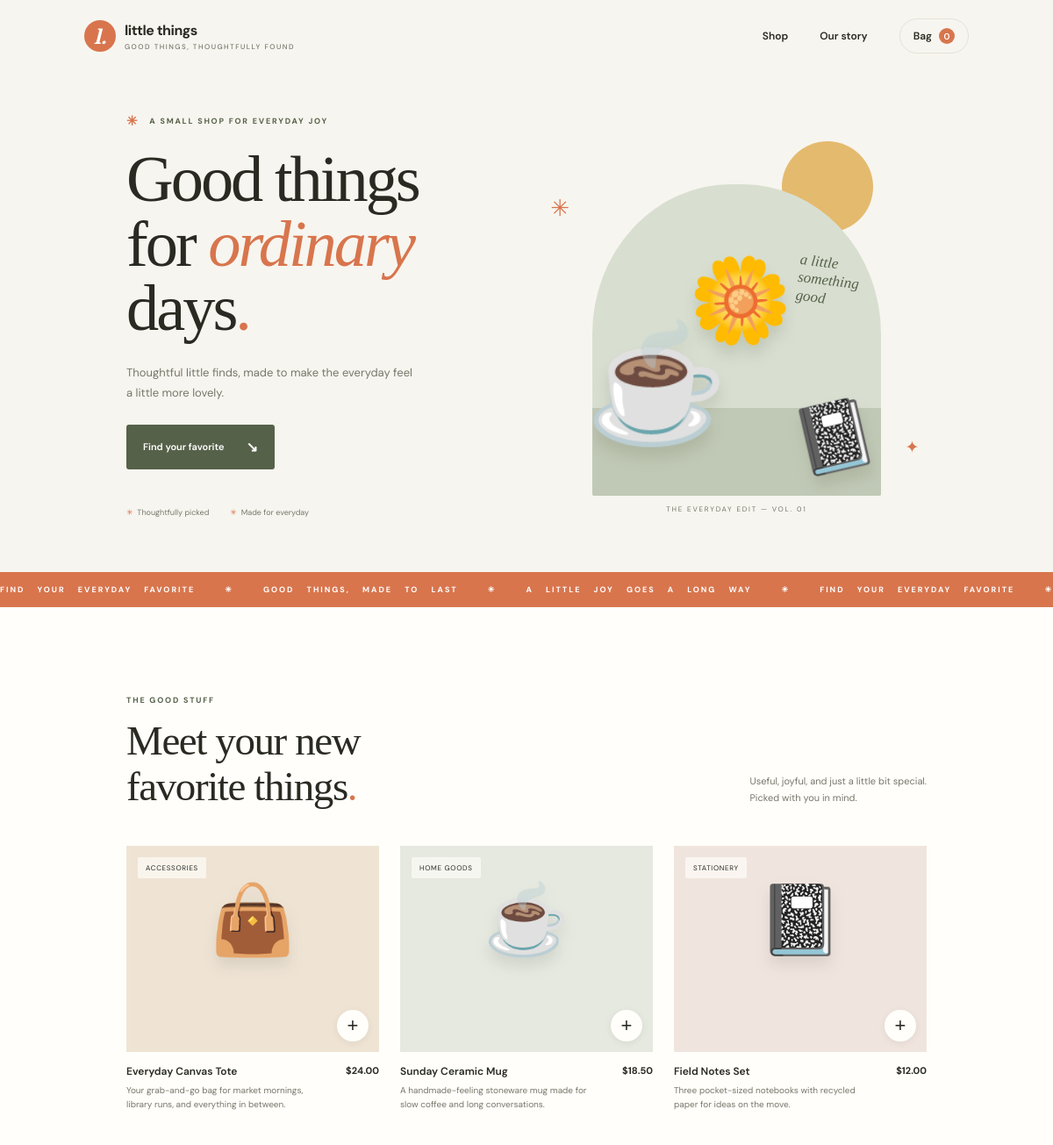
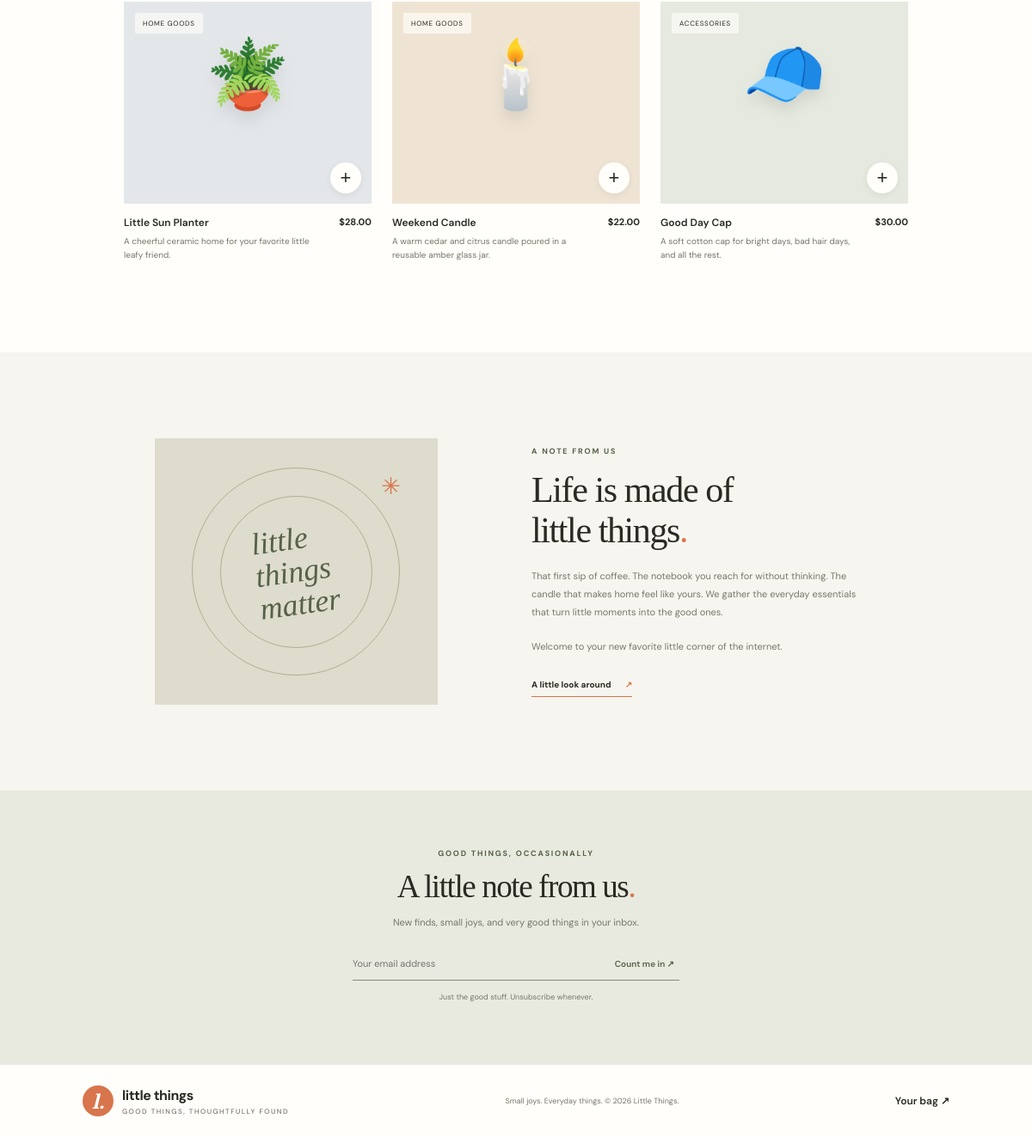
The page / on the database its author committed (2 pictures, top to bottom).
### tables this page shows
CREATE TABLE IF NOT EXISTS products (
  id INT UNSIGNED NOT NULL AUTO_INCREMENT,
  name VARCHAR(160) NOT NULL,
  category VARCHAR(80) NOT NULL,
  description TEXT NOT NULL,
  price DECIMAL(10,2) NOT NULL,
  emoji VARCHAR(20) NOT NULL,
  stock INT UNSIGNED NOT NULL DEFAULT 10,
  PRIMARY KEY (id)
);

### index.php (the view, shortened to what this page needs)
<?php
$page = $_GET['page'] ?? 'shop';
$products = $db->query('SELECT * FROM products ORDER BY id')->fetchAll();
$cart = []; $cartTotal = 0.0;
function money(float $amount): string { return '$' . number_format($amount, 2); }
function e(string $value): string { return htmlspecialchars($value, ENT_QUOTES, 'UTF-8'); }
?>
<!doctype html>
<html lang="en"><head><link rel="stylesheet" href="style.css"></head>
<body><header class="topbar"><a class="brand" href="index.php"><span class="brand-mark">l.</span><span>little things<small>GOOD THINGS, THOUGHTFULLY FOUND</small></span></a><nav><a href="index.php#shop">Shop</a><a href="index.php#story">Our story</a><a class="bag-link" href="?page=cart">Bag <span><?= array_sum($_SESSION['cart']) ?></span></a></nav></header>
<main>
<?php if ($page === 'cart'): ?>
<section class="page-heading"><p class="eyebrow">YOUR LITTLE FINDS</p><h1>Your bag<span class="period">.</span></h1><p>Good picks. Excellent taste.</p></section>
<section class="cart-layout"><div class="cart-items"><?php if (!$cart): ?><div class="empty"><div>🛍️</div><h2>Your bag is taking a little break.</h2><p>Find something lovely to bring home.</p><a class="button" href="index.php#shop">Explore the shop</a></div><?php else: foreach ($cart as $p): ?><article class="cart-row"><div class="product-art small-art"><?= e($p['emoji']) ?></div><div class="cart-name"><h3><?= e($p['name']) ?></h3><span><?= e($p['category']) ?> · Qty <?= $p['quantity'] ?></span></div><strong><?= money((float)$p['line_total']) ?></strong><form method="post"><input type="hidden" name="action" value="remove"><input type="hidden" name="product_id" value="<?= $p['id'] ?>"><button class="remove" aria-label="Remove <?= e($p['name']) ?>">×</button></form></article><?php endforeach; endif; ?></div>
<?php if ($cart): ?><aside class="checkout"><h2>Order summary</h2><div class="summary-line"><span>Subtotal</span><span><?= money($cartTotal) ?></span></div><div class="summary-line"><span>Shipping</span><span class="free">On us</span></div><div class="summary-total"><span>Total</span><strong><?= money($cartTotal) ?></strong></div><form method="post" class="checkout-form"><input type="hidden" name="action" value="checkout"><label>Your name<input name="customer" required placeholder="Alex Morgan"></label><label>Email address<input name="email" type="email" required placeholder="alex@example.com"></label><button class="button full" type="submit">Place demo order <span>↗</span></button></form><p class="demo-note">Demo checkout · no payment collected</p></aside><?php endif; ?></section>
<?php else: ?>
<section class="hero"><div class="hero-copy"><p class="eyebrow"><span class="sparkle">✳</span> A SMALL SHOP FOR EVERYDAY JOY</p><h1>Good things<br>for <em>ordinary</em><br>days<span class="period">.</span></h1><p class="hero-intro">Thoughtful little finds, made to make the everyday feel a little more lovely.</p><a class="button" href="#shop">Find your favorite <span>↘</span></a><div class="hero-foot"><span>✳&nbsp; Thoughtfully picked</span><span>✳&nbsp; Made for everyday</span></div></div><div class="hero-art"><div class="sun"></div><div class="arch"><div class="art-item art-mug">☕</div><div class="art-item art-flower">🌼</div><div class="art-item art-book">📓</div><span class="art-note">a little<br>something<br>good</span></div><span class="floating-star star-one">✳</span><span class="floating-star star-two">✦</span><span class="art-caption">THE EVERYDAY EDIT — VOL. 01</span></div></section>
<div class="ticker"><div>FIND YOUR EVERYDAY FAVORITE <span>✳</span> GOOD THINGS, MADE TO LAST <span>✳</span> A LITTLE JOY GOES A LONG WAY <span>✳</span> FIND YOUR EVERYDAY FAVORITE <span>✳</span></div></div>
<section class="shop-section" id="shop"><div class="section-heading"><div><p class="eyebrow">THE GOOD STUFF</p><h2>Meet your new<br>favorite things<span class="period">.</span></h2></div><p>Useful, joyful, and just a little bit special.<br>Picked with you in mind.</p></div><div class="product-grid"><?php foreach ($products as $i => $p): ?><article class="product-card"><div class="product-art tone-<?= $i % 4 ?>"><span class="product-emoji"><?= e($p['emoji']) ?></span><span class="product-category"><?= e($p['category']) ?></span><form method="post"><input type="hidden" name="action" value="add"><input type="hidden" name="product_id" value="<?= $p['id'] ?>"><button class="quick-add" aria-label="Add <?= e($p['name']) ?> to bag" <?= (int)$p['stock'] === 0 ? 'disabled' : '' ?>>+</button></form></div><div class="product-info"><div><h3><?= e($p['name']) ?></h3><p><?= e($p['description']) ?></p></div><strong><?= money((float)$p['price']) ?></strong></div></article><?php endforeach; ?></div></section>
<section class="story" id="story"><div class="story-art"><div class="story-circle">✳</div><span>little<br>things<br>matter</span></div><div class="story-copy"><p class="eyebrow">A NOTE FROM US</p><h2>Life is made of<br>little things<span class="period">.</span></h2><p>That first sip of coffee. The notebook you reach for without thinking. The candle that makes home feel like yours. We gather the everyday essentials that turn little moments into the good ones.</p><p>Welcome to your new favorite little corner of the internet.</p><a class="text-link" href="#shop">A little look around <span>↗</span></a></div></section>
<section class="newsletter"><p class="eyebrow">GOOD THINGS, OCCASIONALLY</p><h2>A little note from us<span class="period">.</span></h2><p>New finds, small joys, and very good things in your inbox.</p><form onsubmit="event.preventDefault();this.innerHTML='<span class=\'subscribed\'>You’re on the list. ✳</span>'"><input type="email" required placeholder="Your email address"><button type="submit">Count me in ↗</button></form><small>Just the good stuff. Unsubscribe whenever.</small></section>
<?php endif; ?>
</main><footer><a class="brand" href="index.php"><span class="brand-mark">l.</span><span>little things<small>GOOD THINGS, THOUGHTFULLY FOUND</small></span></a><p>Small joys. Everyday things. © <?= date('Y') ?> Little Things.</p><a href="?page=cart">Your bag ↗</a></footer></body></html>

### rows shown on the page
products: emoji "👜", category "ACCESSORIES", name "Everyday Canvas Tote", description "Your grab-and-go bag for market mornings, library runs, and everything in between.", price "$24.00"
products: emoji "☕", category "HOME GOODS", name "Sunday Ceramic Mug", description "A handmade-feeling stoneware mug made for slow coffee and long conversations.", price "$18.50"
products: emoji "📓", category "STATIONERY", name "Field Notes Set", description "Three pocket-sized notebooks with recycled paper for ideas on the move.", price "$12.00"
products: emoji "🪴", category "HOME GOODS", name "Little Sun Planter", description "A cheerful ceramic home for your favorite little leafy friend.", price "$28.00"
products: emoji "🕯️", category "HOME GOODS", name "Weekend Candle", description "A warm cedar and citrus candle poured in a reusable amber glass jar.", price "$22.00"
products: emoji "🧢", category "ACCESSORIES", name "Good Day Cap", description "A soft cotton cap for bright days, bad hair days, and all the rest.", price "$30.00"

### other values the page prints
array_sum($_SESSION['cart']) "0"
